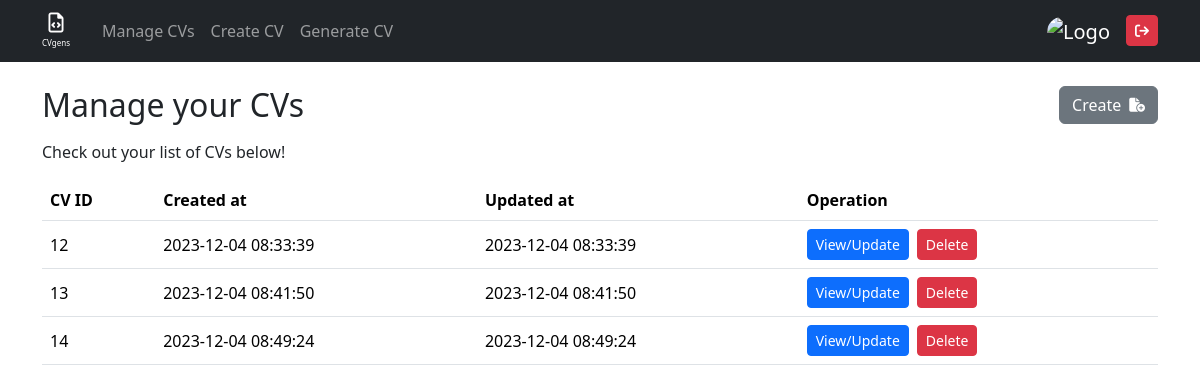
/index.php?page=manageCVs (signed in), run on the app's committed database.
### tables this page shows
CREATE TABLE `cv_management` (
  `cv_id` int(11) NOT NULL,
  `user_id` int(11) NOT NULL,
  `created_date` datetime NOT NULL,
  `updated_date` datetime NOT NULL
);

### pages/manage/manage.php (the view, shortened to what this page needs)
<?php
  if (!isset($_SESSION['user_id'])) {
    include "./pages/error/error401.php";
  } else {
?>
<main class="container my-4">
  <div class="row">
    <div class="col-md d-flex align-items-center">
      <h2 class="mb-0">Manage your CVs</h2>
    </div>
    <div class="col-md d-flex align-items-center justify-content-md-end justify-content-start my-md-0 my-3">
      <a href="./index.php?page=createCV">
        <button type="button" class="btn btn-secondary" id="add-CV">
          <div class="btn-additem d-flex gap-2 align-items-center">
            <p>Create</p>
            <i class="fa-solid fa-file-circle-plus" style="font-size: 14px !important;"></i>
          </div>
        </button>
      </a>
    </div>
  </div>
  <p class="my-3">Check out your list of CVs below!</p>
  <?php
  include_once './db/connect.php';
  $user_id = $_SESSION['user_id'];
  $stmt = $conn->prepare("SELECT * FROM cv_management WHERE user_id = ?");
  $stmt->bind_param("i", $user_id);
  $stmt->execute();
  $result = $stmt->get_result();
?>
  <table class="table table-hover table-responsive">
    <thead>
      <tr>
        <th>CV ID</th>
        <th>Created at</th>
        <th>Updated at</th>
        <th>Operation</th>
      </tr>
    </thead>
    <tbody>
      <?php
  if ($result->num_rows > 0) {
    while ($row = $result->fetch_assoc()) {
?>
      <tr>
        <td class="align-middle"><?php echo $row['cv_id']; ?></td>
        <td class="align-middle"><?php echo $row['created_date']; ?></td>
        <td class="align-middle"><?php echo $row['updated_date']; ?></td>
        <td>
          <div class="d-flex flex-column flex-md-row gap-2">
            <button onclick="window.location.href = 'index.php?page=reviewCV&id=<?php echo $row['cv_id']; ?>'"
              type=" button" class="btn btn-primary btn-sm">View/Update</button>
            <button type="button" class="btn btn-danger btn-sm"
              onclick="deleteCVHandler(<?php echo $user_id; ?>, <?php echo $row['cv_id']; ?>)">Delete</button>
          </div>
        </td>
      </tr>
      <?php
    }
    ?>
    </tbody>
  </table>
  <?php
  } else {
    echo "No rows found for user_id: $user_id";
  }
?>
</main>
<?php
  }
?>

### styles/global.css (style rules this page uses)
html, body { width: 100%; height: 100%; }
a { text-decoration: none !important; }
p { margin: 0px }
.btn-additem i { font-size: 8px !important; }

### data on the page
cv_management: cv_id "12", created_date "2023-12-04 08:33:39", updated_date "2023-12-04 08:33:39"
cv_management: cv_id "13", created_date "2023-12-04 08:41:50", updated_date "2023-12-04 08:41:50"
cv_management: cv_id "14", created_date "2023-12-04 08:49:24", updated_date "2023-12-04 08:49:24"
